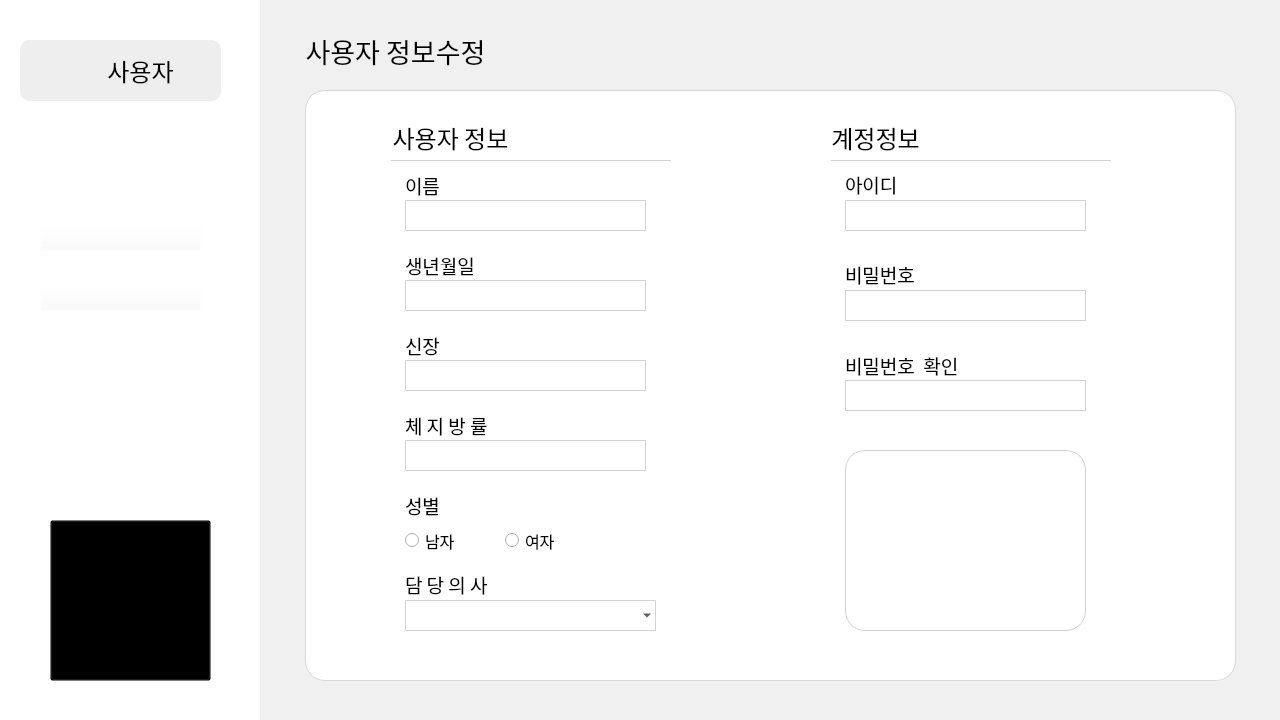
<?xml version="1.0" encoding="UTF-8"?>
<ui version="4.0">
 <class>MainWindow</class>
 <widget class="QMainWindow" name="MainWindow">
  <property name="geometry">
   <rect>
    <x>0</x>
    <y>0</y>
    <width>1280</width>
    <height>720</height>
   </rect>
  </property>
  <property name="windowTitle">
   <string>MainWindow</string>
  </property>
  <property name="styleSheet">
   <string notr="true">background-color:rgb(255, 255, 255);</string>
  </property>
  <widget class="QWidget" name="centralwidget">
   <widget class="QLabel" name="label">
    <property name="geometry">
     <rect>
      <x>-30</x>
      <y>0</y>
      <width>1201</width>
      <height>720</height>
     </rect>
    </property>
    <property name="text">
     <string/>
    </property>
    <property name="pixmap">
     <pixmap>images/background (2).png</pixmap>
    </property>
    <property name="scaledContents">
     <bool>true</bool>
    </property>
   </widget>
   <widget class="QLabel" name="user_label">
    <property name="geometry">
     <rect>
      <x>95</x>
      <y>55</y>
      <width>91</width>
      <height>31</height>
     </rect>
    </property>
    <property name="font">
     <font>
      <family>Noto Sans KR Medium</family>
      <pointsize>18</pointsize>
      <weight>50</weight>
      <bold>false</bold>
     </font>
    </property>
    <property name="styleSheet">
     <string notr="true">background-color: rgba(255, 255, 255, 0);</string>
    </property>
    <property name="text">
     <string>사용자</string>
    </property>
    <property name="alignment">
     <set>Qt::AlignCenter</set>
    </property>
   </widget>
   <widget class="QLabel" name="user_image_label">
    <property name="geometry">
     <rect>
      <x>40</x>
      <y>50</y>
      <width>41</width>
      <height>41</height>
     </rect>
    </property>
    <property name="styleSheet">
     <string notr="true">background-color: rgba(255, 255, 255, 0);</string>
    </property>
    <property name="text">
     <string/>
    </property>
    <property name="pixmap">
     <pixmap>images/user (1).png</pixmap>
    </property>
    <property name="scaledContents">
     <bool>true</bool>
    </property>
   </widget>
   <widget class="QPushButton" name="home_button">
    <property name="geometry">
     <rect>
      <x>40</x>
      <y>220</y>
      <width>161</width>
      <height>31</height>
     </rect>
    </property>
    <property name="styleSheet">
     <string notr="true">background-color: rgba(255, 255, 255, 0);</string>
    </property>
    <property name="text">
     <string/>
    </property>
    <property name="icon">
     <iconset>
      <normaloff>images/home.png</normaloff>images/home.png</iconset>
    </property>
    <property name="iconSize">
     <size>
      <width>190</width>
      <height>50</height>
     </size>
    </property>
   </widget>
   <widget class="QPushButton" name="result_button">
    <property name="geometry">
     <rect>
      <x>40</x>
      <y>280</y>
      <width>161</width>
      <height>31</height>
     </rect>
    </property>
    <property name="styleSheet">
     <string notr="true">background-color: rgba(255, 255, 255, 0);</string>
    </property>
    <property name="text">
     <string/>
    </property>
    <property name="icon">
     <iconset>
      <normaloff>images/trainresult.png</normaloff>images/trainresult.png</iconset>
    </property>
    <property name="iconSize">
     <size>
      <width>190</width>
      <height>50</height>
     </size>
    </property>
   </widget>
   <widget class="QLabel" name="fix_label">
    <property name="geometry">
     <rect>
      <x>20</x>
      <y>40</y>
      <width>201</width>
      <height>61</height>
     </rect>
    </property>
    <property name="styleSheet">
     <string notr="true">border-radius:10px;
background-color: rgba(157, 157, 157, 45)</string>
    </property>
    <property name="text">
     <string/>
    </property>
   </widget>
   <widget class="QLabel" name="label_7">
    <property name="geometry">
     <rect>
      <x>260</x>
      <y>0</y>
      <width>1071</width>
      <height>721</height>
     </rect>
    </property>
    <property name="styleSheet">
     <string notr="true">background-color:rgb(240,240,240);</string>
    </property>
    <property name="text">
     <string/>
    </property>
    <property name="scaledContents">
     <bool>false</bool>
    </property>
   </widget>
   <widget class="QPushButton" name="start_button">
    <property name="geometry">
     <rect>
      <x>50</x>
      <y>520</y>
      <width>161</width>
      <height>161</height>
     </rect>
    </property>
    <property name="styleSheet">
     <string notr="true">background-color:rgba(0, 0, 0, 0);</string>
    </property>
    <property name="text">
     <string/>
    </property>
    <property name="icon">
     <iconset>
      <normaloff>images/icon_btn_start_basic.png</normaloff>images/icon_btn_start_basic.png</iconset>
    </property>
    <property name="iconSize">
     <size>
      <width>150</width>
      <height>150</height>
     </size>
    </property>
   </widget>
   <widget class="QGroupBox" name="groupBox_2">
    <property name="geometry">
     <rect>
      <x>305</x>
      <y>90</y>
      <width>931</width>
      <height>591</height>
     </rect>
    </property>
    <property name="styleSheet">
     <string notr="true">border-radius:20px;
background-color: rgb(255,255,255);
border: 1px solid rgb(216, 216, 216);</string>
    </property>
    <property name="title">
     <string/>
    </property>
    <widget class="QGroupBox" name="groupBox">
     <property name="geometry">
      <rect>
       <x>80</x>
       <y>10</y>
       <width>791</width>
       <height>561</height>
      </rect>
     </property>
     <property name="styleSheet">
      <string notr="true">border:none;</string>
     </property>
     <property name="title">
      <string/>
     </property>
     <widget class="QComboBox" name="comboBox">
      <property name="geometry">
       <rect>
        <x>20</x>
        <y>500</y>
        <width>251</width>
        <height>31</height>
       </rect>
      </property>
      <property name="font">
       <font>
        <pointsize>13</pointsize>
       </font>
      </property>
      <property name="styleSheet">
       <string notr="true">background-color: rgba(255, 255, 255, 0);
border:1px solid rgb(0, 0, 0);border:1px solid rgb(211,211,211)</string>
      </property>
     </widget>
     <widget class="QLabel" name="label_9">
      <property name="geometry">
       <rect>
        <x>6</x>
        <y>60</y>
        <width>280</width>
        <height>1</height>
       </rect>
      </property>
      <property name="styleSheet">
       <string notr="true">border:1px solid rgb(211,211,211)</string>
      </property>
      <property name="text">
       <string/>
      </property>
     </widget>
     <widget class="QPlainTextEdit" name="height_text">
      <property name="geometry">
       <rect>
        <x>20</x>
        <y>260</y>
        <width>241</width>
        <height>31</height>
       </rect>
      </property>
      <property name="font">
       <font>
        <pointsize>13</pointsize>
       </font>
      </property>
      <property name="styleSheet">
       <string notr="true">background-color:rgb(255, 255,255);
border:1px solid rgb(211,211,211)</string>
      </property>
      <property name="verticalScrollBarPolicy">
       <enum>Qt::ScrollBarAlwaysOff</enum>
      </property>
      <property name="horizontalScrollBarPolicy">
       <enum>Qt::ScrollBarAlwaysOff</enum>
      </property>
     </widget>
     <widget class="QPlainTextEdit" name="pass_text">
      <property name="geometry">
       <rect>
        <x>460</x>
        <y>190</y>
        <width>241</width>
        <height>31</height>
       </rect>
      </property>
      <property name="font">
       <font>
        <pointsize>13</pointsize>
       </font>
      </property>
      <property name="styleSheet">
       <string notr="true">background-color:rgb(255, 255,255);
border:1px solid rgb(211,211,211)</string>
      </property>
      <property name="verticalScrollBarPolicy">
       <enum>Qt::ScrollBarAlwaysOff</enum>
      </property>
      <property name="horizontalScrollBarPolicy">
       <enum>Qt::ScrollBarAlwaysOff</enum>
      </property>
     </widget>
     <widget class="QLabel" name="label_fixed_birth">
      <property name="geometry">
       <rect>
        <x>20</x>
        <y>150</y>
        <width>141</width>
        <height>31</height>
       </rect>
      </property>
      <property name="font">
       <font>
        <family>Noto Sans KR Medium</family>
        <pointsize>14</pointsize>
        <weight>50</weight>
        <bold>false</bold>
       </font>
      </property>
      <property name="styleSheet">
       <string notr="true">background-color: rgba(255, 255, 255, 0);border:none;</string>
      </property>
      <property name="text">
       <string>생년월일</string>
      </property>
      <property name="alignment">
       <set>Qt::AlignLeading|Qt::AlignLeft|Qt::AlignVCenter</set>
      </property>
     </widget>
     <widget class="QLabel" name="label_fixed_name">
      <property name="geometry">
       <rect>
        <x>20</x>
        <y>70</y>
        <width>151</width>
        <height>31</height>
       </rect>
      </property>
      <property name="font">
       <font>
        <family>Noto Sans KR Medium</family>
        <pointsize>14</pointsize>
        <weight>50</weight>
        <bold>false</bold>
       </font>
      </property>
      <property name="styleSheet">
       <string notr="true">background-color: rgba(255, 255, 255, 0);border:none;</string>
      </property>
      <property name="text">
       <string>이름</string>
      </property>
      <property name="alignment">
       <set>Qt::AlignLeading|Qt::AlignLeft|Qt::AlignVCenter</set>
      </property>
     </widget>
     <widget class="QLabel" name="label_fixed_pwd">
      <property name="geometry">
       <rect>
        <x>460</x>
        <y>159</y>
        <width>91</width>
        <height>31</height>
       </rect>
      </property>
      <property name="font">
       <font>
        <family>Noto Sans KR Medium</family>
        <pointsize>14</pointsize>
        <weight>50</weight>
        <bold>false</bold>
       </font>
      </property>
      <property name="styleSheet">
       <string notr="true">border:none;</string>
      </property>
      <property name="text">
       <string>비밀번호</string>
      </property>
      <property name="alignment">
       <set>Qt::AlignLeading|Qt::AlignLeft|Qt::AlignVCenter</set>
      </property>
     </widget>
     <widget class="QPlainTextEdit" name="id_text">
      <property name="geometry">
       <rect>
        <x>460</x>
        <y>100</y>
        <width>241</width>
        <height>31</height>
       </rect>
      </property>
      <property name="font">
       <font>
        <pointsize>13</pointsize>
       </font>
      </property>
      <property name="styleSheet">
       <string notr="true">background-color:rgb(255, 255,255);
border:1px solid rgb(211,211,211)</string>
      </property>
      <property name="verticalScrollBarPolicy">
       <enum>Qt::ScrollBarAlwaysOff</enum>
      </property>
      <property name="horizontalScrollBarPolicy">
       <enum>Qt::ScrollBarAlwaysOff</enum>
      </property>
     </widget>
     <widget class="QRadioButton" name="woman_radiobutton">
      <property name="geometry">
       <rect>
        <x>120</x>
        <y>430</y>
        <width>71</width>
        <height>21</height>
       </rect>
      </property>
      <property name="font">
       <font>
        <pointsize>12</pointsize>
       </font>
      </property>
      <property name="styleSheet">
       <string notr="true">background-color:rgb(255, 255, 255);border:none;</string>
      </property>
      <property name="text">
       <string>여자</string>
      </property>
     </widget>
     <widget class="QLabel" name="label_fixed_height">
      <property name="geometry">
       <rect>
        <x>20</x>
        <y>230</y>
        <width>151</width>
        <height>31</height>
       </rect>
      </property>
      <property name="font">
       <font>
        <family>Noto Sans KR Medium</family>
        <pointsize>14</pointsize>
        <weight>50</weight>
        <bold>false</bold>
       </font>
      </property>
      <property name="styleSheet">
       <string notr="true">border:none;</string>
      </property>
      <property name="text">
       <string>신장</string>
      </property>
      <property name="alignment">
       <set>Qt::AlignLeading|Qt::AlignLeft|Qt::AlignVCenter</set>
      </property>
     </widget>
     <widget class="QLabel" name="label_fixed_doctor">
      <property name="geometry">
       <rect>
        <x>20</x>
        <y>469</y>
        <width>141</width>
        <height>31</height>
       </rect>
      </property>
      <property name="font">
       <font>
        <family>Noto Sans KR Medium</family>
        <pointsize>14</pointsize>
        <weight>50</weight>
        <bold>false</bold>
       </font>
      </property>
      <property name="styleSheet">
       <string notr="true">background-color: rgba(255, 255, 255, 0);border:none;</string>
      </property>
      <property name="text">
       <string>담 당 의 사</string>
      </property>
      <property name="alignment">
       <set>Qt::AlignLeading|Qt::AlignLeft|Qt::AlignVCenter</set>
      </property>
     </widget>
     <widget class="QLabel" name="label_fixed__weight">
      <property name="geometry">
       <rect>
        <x>20</x>
        <y>310</y>
        <width>141</width>
        <height>31</height>
       </rect>
      </property>
      <property name="font">
       <font>
        <family>Noto Sans KR Medium</family>
        <pointsize>14</pointsize>
        <weight>50</weight>
        <bold>false</bold>
       </font>
      </property>
      <property name="styleSheet">
       <string notr="true">border:none;background-color:rgba(255,255,255,0);</string>
      </property>
      <property name="text">
       <string>체 지 방 률</string>
      </property>
      <property name="alignment">
       <set>Qt::AlignLeading|Qt::AlignLeft|Qt::AlignVCenter</set>
      </property>
     </widget>
     <widget class="QPlainTextEdit" name="name_text">
      <property name="geometry">
       <rect>
        <x>20</x>
        <y>100</y>
        <width>241</width>
        <height>31</height>
       </rect>
      </property>
      <property name="font">
       <font>
        <pointsize>13</pointsize>
       </font>
      </property>
      <property name="styleSheet">
       <string notr="true">background-color:rgb(255, 255,255);
border:1px solid rgb(211,211,211)</string>
      </property>
      <property name="verticalScrollBarPolicy">
       <enum>Qt::ScrollBarAlwaysOff</enum>
      </property>
      <property name="horizontalScrollBarPolicy">
       <enum>Qt::ScrollBarAlwaysOff</enum>
      </property>
     </widget>
     <widget class="QLabel" name="label_6">
      <property name="geometry">
       <rect>
        <x>446</x>
        <y>60</y>
        <width>280</width>
        <height>1</height>
       </rect>
      </property>
      <property name="styleSheet">
       <string notr="true">border:1px solid rgb(211,211,211)</string>
      </property>
      <property name="text">
       <string/>
      </property>
     </widget>
     <widget class="QLabel" name="label_fixed_sex">
      <property name="geometry">
       <rect>
        <x>20</x>
        <y>390</y>
        <width>101</width>
        <height>31</height>
       </rect>
      </property>
      <property name="font">
       <font>
        <family>Noto Sans KR Medium</family>
        <pointsize>14</pointsize>
        <weight>50</weight>
        <bold>false</bold>
       </font>
      </property>
      <property name="styleSheet">
       <string notr="true">background-color: rgba(255, 255, 255, 0);border:none;</string>
      </property>
      <property name="text">
       <string>성별</string>
      </property>
      <property name="alignment">
       <set>Qt::AlignLeading|Qt::AlignLeft|Qt::AlignVCenter</set>
      </property>
     </widget>
     <widget class="QPlainTextEdit" name="birth_text">
      <property name="geometry">
       <rect>
        <x>20</x>
        <y>180</y>
        <width>241</width>
        <height>31</height>
       </rect>
      </property>
      <property name="font">
       <font>
        <pointsize>13</pointsize>
       </font>
      </property>
      <property name="styleSheet">
       <string notr="true">background-color:rgb(255, 255,255);
border:1px solid rgb(211,211,211)</string>
      </property>
      <property name="verticalScrollBarPolicy">
       <enum>Qt::ScrollBarAlwaysOff</enum>
      </property>
      <property name="horizontalScrollBarPolicy">
       <enum>Qt::ScrollBarAlwaysOff</enum>
      </property>
     </widget>
     <widget class="QLabel" name="label_fixed_accountinf">
      <property name="geometry">
       <rect>
        <x>440</x>
        <y>22</y>
        <width>101</width>
        <height>31</height>
       </rect>
      </property>
      <property name="font">
       <font>
        <family>Noto Sans KR Medium</family>
        <pointsize>18</pointsize>
        <weight>50</weight>
        <bold>false</bold>
        <underline>false</underline>
       </font>
      </property>
      <property name="styleSheet">
       <string notr="true">border:none;</string>
      </property>
      <property name="text">
       <string>계정정보</string>
      </property>
      <property name="alignment">
       <set>Qt::AlignCenter</set>
      </property>
     </widget>
     <widget class="QPushButton" name="save_button">
      <property name="geometry">
       <rect>
        <x>460</x>
        <y>350</y>
        <width>241</width>
        <height>181</height>
       </rect>
      </property>
      <property name="styleSheet">
       <string notr="true">background-color:rgba(0, 0, 0, 0);border:1px solid rgb(211,211,211)</string>
      </property>
      <property name="text">
       <string/>
      </property>
      <property name="icon">
       <iconset>
        <normaloff>images/icon_btn_start_basic.png</normaloff>images/icon_btn_start_basic.png</iconset>
      </property>
      <property name="iconSize">
       <size>
        <width>150</width>
        <height>150</height>
       </size>
      </property>
     </widget>
     <widget class="QPlainTextEdit" name="pass_check_text">
      <property name="geometry">
       <rect>
        <x>460</x>
        <y>280</y>
        <width>241</width>
        <height>31</height>
       </rect>
      </property>
      <property name="font">
       <font>
        <pointsize>13</pointsize>
       </font>
      </property>
      <property name="styleSheet">
       <string notr="true">background-color:rgb(255, 255,255);
border:1px solid rgb(211,211,211)</string>
      </property>
      <property name="verticalScrollBarPolicy">
       <enum>Qt::ScrollBarAlwaysOff</enum>
      </property>
      <property name="horizontalScrollBarPolicy">
       <enum>Qt::ScrollBarAlwaysOff</enum>
      </property>
     </widget>
     <widget class="QLabel" name="label_fixed_userinf">
      <property name="geometry">
       <rect>
        <x>0</x>
        <y>22</y>
        <width>131</width>
        <height>31</height>
       </rect>
      </property>
      <property name="font">
       <font>
        <family>Noto Sans KR Medium</family>
        <pointsize>18</pointsize>
       </font>
      </property>
      <property name="styleSheet">
       <string notr="true">border:none;</string>
      </property>
      <property name="text">
       <string>사용자 정보</string>
      </property>
      <property name="alignment">
       <set>Qt::AlignCenter</set>
      </property>
     </widget>
     <widget class="QPlainTextEdit" name="weight_text">
      <property name="geometry">
       <rect>
        <x>20</x>
        <y>340</y>
        <width>241</width>
        <height>31</height>
       </rect>
      </property>
      <property name="font">
       <font>
        <pointsize>13</pointsize>
       </font>
      </property>
      <property name="styleSheet">
       <string notr="true">background-color:rgb(255, 255,255);
border:1px solid rgb(211,211,211)</string>
      </property>
      <property name="verticalScrollBarPolicy">
       <enum>Qt::ScrollBarAlwaysOff</enum>
      </property>
      <property name="horizontalScrollBarPolicy">
       <enum>Qt::ScrollBarAlwaysOff</enum>
      </property>
     </widget>
     <widget class="QLabel" name="label_fixed_pwdcheck">
      <property name="geometry">
       <rect>
        <x>460</x>
        <y>250</y>
        <width>121</width>
        <height>31</height>
       </rect>
      </property>
      <property name="font">
       <font>
        <family>Noto Sans KR Medium</family>
        <pointsize>14</pointsize>
        <weight>50</weight>
        <bold>false</bold>
       </font>
      </property>
      <property name="styleSheet">
       <string notr="true">border:none;</string>
      </property>
      <property name="text">
       <string>비밀번호  확인</string>
      </property>
      <property name="alignment">
       <set>Qt::AlignLeading|Qt::AlignLeft|Qt::AlignVCenter</set>
      </property>
     </widget>
     <widget class="QLabel" name="label_fixed_id">
      <property name="geometry">
       <rect>
        <x>460</x>
        <y>69</y>
        <width>91</width>
        <height>31</height>
       </rect>
      </property>
      <property name="font">
       <font>
        <family>Noto Sans KR Medium</family>
        <pointsize>14</pointsize>
        <weight>50</weight>
        <bold>false</bold>
       </font>
      </property>
      <property name="styleSheet">
       <string notr="true">border:none;</string>
      </property>
      <property name="text">
       <string>아이디</string>
      </property>
      <property name="alignment">
       <set>Qt::AlignLeading|Qt::AlignLeft|Qt::AlignVCenter</set>
      </property>
     </widget>
     <widget class="QRadioButton" name="man_radiobutton">
      <property name="geometry">
       <rect>
        <x>20</x>
        <y>430</y>
        <width>71</width>
        <height>21</height>
       </rect>
      </property>
      <property name="font">
       <font>
        <pointsize>12</pointsize>
       </font>
      </property>
      <property name="styleSheet">
       <string notr="true">background-color:rgb(255, 255, 255);border:none;</string>
      </property>
      <property name="text">
       <string>남자</string>
      </property>
     </widget>
     <zorder>label_fixed_pwdcheck</zorder>
     <zorder>comboBox</zorder>
     <zorder>label_9</zorder>
     <zorder>pass_text</zorder>
     <zorder>label_fixed_birth</zorder>
     <zorder>label_fixed_name</zorder>
     <zorder>label_fixed_pwd</zorder>
     <zorder>id_text</zorder>
     <zorder>woman_radiobutton</zorder>
     <zorder>label_fixed_height</zorder>
     <zorder>label_fixed_doctor</zorder>
     <zorder>label_fixed__weight</zorder>
     <zorder>name_text</zorder>
     <zorder>label_6</zorder>
     <zorder>label_fixed_sex</zorder>
     <zorder>birth_text</zorder>
     <zorder>label_fixed_accountinf</zorder>
     <zorder>save_button</zorder>
     <zorder>pass_check_text</zorder>
     <zorder>label_fixed_userinf</zorder>
     <zorder>weight_text</zorder>
     <zorder>label_fixed_id</zorder>
     <zorder>man_radiobutton</zorder>
     <zorder>height_text</zorder>
    </widget>
   </widget>
   <widget class="QLabel" name="label_fixed_title_inform_modify">
    <property name="geometry">
     <rect>
      <x>300</x>
      <y>30</y>
      <width>191</width>
      <height>41</height>
     </rect>
    </property>
    <property name="font">
     <font>
      <family>Noto Sans KR Medium</family>
      <pointsize>20</pointsize>
     </font>
    </property>
    <property name="styleSheet">
     <string notr="true">background-color:rgba(255,255,255,0);</string>
    </property>
    <property name="text">
     <string>사용자 정보수정</string>
    </property>
    <property name="alignment">
     <set>Qt::AlignCenter</set>
    </property>
   </widget>
   <zorder>label</zorder>
   <zorder>label_7</zorder>
   <zorder>home_button</zorder>
   <zorder>result_button</zorder>
   <zorder>fix_label</zorder>
   <zorder>user_image_label</zorder>
   <zorder>user_label</zorder>
   <zorder>start_button</zorder>
   <zorder>groupBox_2</zorder>
   <zorder>label_fixed_title_inform_modify</zorder>
  </widget>
 </widget>
 <resources/>
 <connections/>
</ui>
